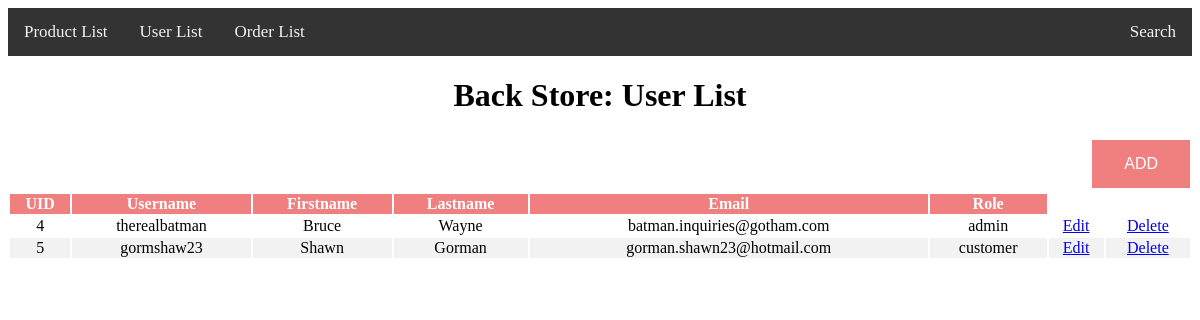
/verdi/P9_admin.php, run on the app's committed database.
### tables this page shows
CREATE TABLE `users` (
  `user_id` int(3) NOT NULL,
  `user_name` varchar(255) NOT NULL,
  `user_password` varchar(255) NOT NULL,
  `user_firstname` varchar(255) NOT NULL,
  `user_lastname` varchar(255) NOT NULL,
  `user_email` varchar(255) NOT NULL,
  `user_image` text NOT NULL,
  `user_role` varchar(255) NOT NULL,
  `extra` varchar(255) NOT NULL
);

### verdi/include/view_all_users.php (the view, shortened to what this page needs)
<table style="width: 100%">
                <thead>
                    <tr>
                        <th>UID</th>
                        <th>Username</th>
                        <th>Firstname</th>
                        <th>Lastname</th>
                        <th>Email</th>
                        <th>Role</th>
                    </tr>
                </thead>
                <tbody>
                <?php
$query = "SELECT * FROM users";
$select_users = mysqli_query($connection, $query);
while($row = mysqli_fetch_assoc($select_users)){
    $user_id = $row['user_id'];
    $user_name = $row['user_name'];
    $user_firstname = $row['user_firstname'];
    $user_lastname = $row['user_lastname'];
    $user_email = $row['user_email'];
    $user_role = $row['user_role'];
    echo "<tr>";
    echo "<td>$user_id</td>";
    echo "<td>$user_name</td>";
    echo "<td>$user_firstname</td>";
    echo "<td>$user_lastname</td>";
    echo "<td>$user_email</td>";
    echo "<td>$user_role</td>";
    echo "<td><a href='P9_admin.php?source=edit_user&edit_user={$user_id}'>Edit</a></td>";
    echo "<td><a href='P9_admin.php?delete={$user_id}'>Delete</a></td>";
    echo "</tr>";
}
    ?>
                </tbody>
            </table>

### verdi/P9_admin.php (shortened to what this page needs)
<!DOCTYPE html>
<html lang="en">
<head>
    <link rel="stylesheet" href="MyStyleB.css">
</head>
<body>
<?php  include "include/db.php"?>
    <div class="topnav">
        <a href="P7.html">Product List</a>
        <a href="P9.html">User List</a>
        <a href="P10.html">Order List</a>
        <div class="topnav-right">
            <a href="">Search</a>
        </div>
    </div>
    <div class="gen">
        <h1>Back Store: User List</h1>
        <div class="a">
            <a href="include/P10_create_user.php">
                <button style="background-color: rgb(240, 128, 128);"class="button">ADD</button>
            </a>
        </div>
        <div style="overflow-x:auto;">
        <?php
        if(isset($_GET['source'])){
            $source = $_GET['source'];
        } else {
            $source = '';
        }
        switch($source) {
            default:
            include "include/view_all_users.php";
            break;
        }
        ?>
        </div>
    </div>
</body>
</html>

### verdi/MyStyleB.css (style rules this page uses)
.topnav { overflow: hidden; background-color: #333; }
.topnav a { float: left; color: #f2f2f2; text-align: center; padding: 14px 16px; text-decoration: none; font-size: 17px; }
.topnav-right { float: right; }
.button { background-color: #4CAF50; border: none; color: white; padding: 15px 32px; text-align: center; text-decoration: none; display: inline-block; font-size: 16px; margin: 4px 2px; cursor: pointer; }

### verdi/P9_admin.php (style rules this page uses)
th { background-color: rgb(240, 128, 128); color: white; }
tr:nth-child(even) { background-color: #f2f2f2; }
.button { background-color: rgb(240, 128, 128); border: none; color: white; padding: 15px 32px; text-align: right; text-decoration: none; display: inline-block; font-size: 16px; margin: 4px 2px; cursor: pointer; font-size-adjust: auto; max-width: 100%; height: auto; }
td { text-align: center; }
div.a { text-align: right }
div.gen h1 { text-align: center }

### data on the page
users: user_id "4", user_name "therealbatman", user_firstname "Bruce", user_lastname "Wayne", user_email "batman.inquiries@gotham.com", user_role "admin"
users: user_id "5", user_name "gormshaw23", user_firstname "Shawn", user_lastname "Gorman", user_email "gorman.shawn23@hotmail.com", user_role "customer"
